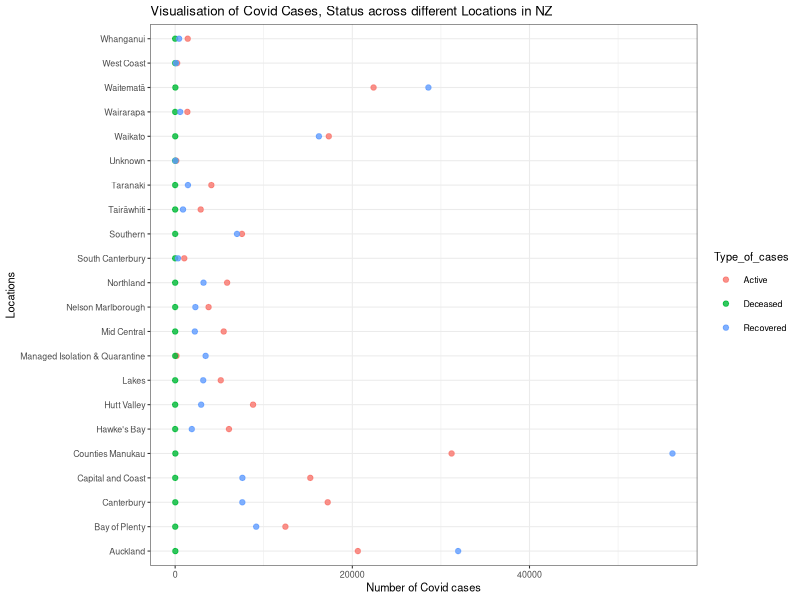

Write the R code that produced this figure.
## ---- chunk 1
knitr::opts_chunk$set(echo = TRUE)
## ---- chunk 2
## Load libraries

library(readxl)   # to import excel file
library(magrittr) # to use <%> for computing operations
library(ggplot2)  # to use ggplot function to display graph/plot
library(dplyr)    # to use functions like summarise

## ---- chunk 3
## imported the excel sheet and assigned to "covid_19_df"

covid_19_df <- read_excel("covid_19_data_portal.xlsx",sheet = "data")

#View(covid_19_df)   # to view the imported Excel sheet
## ---- chunk 4
## To view the summary of the dataset

summary(covid_19_df) # to see the summary of the dataset

#str(covid_19_df)     # To see the structure of the covid_19_df dataset
## ---- chunk 5

## Removed "NA" from the columns using omit() function

na.omit(covid_19_df)
## ---- chunk 6

## Removed the unwanted columns *Period*,*Label2*,*Multiplier*,*Measure*,*ResourceID*, as they contain the same redundant data.

within(covid_19_df, rm(Period,Label2,Unit,Multiplier,ResourceID,Measure))


## ---- chunk 7
names(covid_19_df)[names(covid_19_df) == "Geo"] <- "Locations"
names(covid_19_df)[names(covid_19_df) == "Label1"] <- "Type_of_cases"
names(covid_19_df)[names(covid_19_df) == "Value"] <- "No_of_cases"
## ---- chunk 8

## Changed the datatype of "No_of_cases" column to integer datatype

as.integer(covid_19_df$No_of_cases)
## ---- chunk 9

## To find the total number of Active cases in NZ

covid_19_df %>% filter(Type_of_cases == "Active") %>% summarise(sum(No_of_cases))

## to find the maximum number of cases in the whole dataset
covid_19_df[covid_19_df$No_of_cases == max(covid_19_df$No_of_cases),]
## ---- chunk 10
## plotting the graph using ggplot

ggplot(covid_19_df,aes(y=Locations,x=No_of_cases,colour=Type_of_cases)) +
       theme_bw(base_size = 8)+
       geom_point(alpha=0.8) +xlab('Number of Covid cases')+ylab('Locations')       +ggtitle('Visualisation of Covid Cases, Status across different Locations in NZ')
